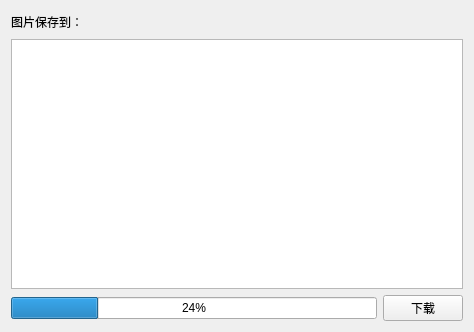
<?xml version="1.0" encoding="UTF-8"?>
<ui version="4.0">
 <class>FPicDownloader</class>
 <widget class="QWidget" name="FPicDownloader">
  <property name="geometry">
   <rect>
    <x>0</x>
    <y>0</y>
    <width>474</width>
    <height>332</height>
   </rect>
  </property>
  <property name="windowTitle">
   <string>FPicDownloader</string>
  </property>
  <layout class="QVBoxLayout" name="verticalLayout">
   <item>
    <layout class="QHBoxLayout" name="path_layout_">
     <item>
      <widget class="QLabel" name="path_tip_">
       <property name="sizePolicy">
        <sizepolicy hsizetype="Fixed" vsizetype="Preferred">
         <horstretch>0</horstretch>
         <verstretch>0</verstretch>
        </sizepolicy>
       </property>
       <property name="text">
        <string>图片保存到：</string>
       </property>
      </widget>
     </item>
     <item>
      <widget class="QPathEdit" name="path_" native="true">
       <property name="sizePolicy">
        <sizepolicy hsizetype="Preferred" vsizetype="Fixed">
         <horstretch>0</horstretch>
         <verstretch>0</verstretch>
        </sizepolicy>
       </property>
       <property name="minimumSize">
        <size>
         <width>0</width>
         <height>22</height>
        </size>
       </property>
      </widget>
     </item>
    </layout>
   </item>
   <item>
    <widget class="QTableWidget" name="tbl_pics_"/>
   </item>
   <item>
    <layout class="QHBoxLayout" name="btn_layout_">
     <item>
      <widget class="QProgressBar" name="progress_">
       <property name="value">
        <number>24</number>
       </property>
      </widget>
     </item>
     <item>
      <widget class="KCountdownButton" name="btn_go_">
       <property name="sizePolicy">
        <sizepolicy hsizetype="Fixed" vsizetype="Fixed">
         <horstretch>0</horstretch>
         <verstretch>0</verstretch>
        </sizepolicy>
       </property>
       <property name="text">
        <string>下载</string>
       </property>
      </widget>
     </item>
    </layout>
   </item>
  </layout>
 </widget>
 <layoutdefault spacing="6" margin="11"/>
 <customwidgets>
  <customwidget>
   <class>KCountdownButton</class>
   <extends>QPushButton</extends>
   <header>kwidget/kcountdownbutton.h</header>
  </customwidget>
  <customwidget>
   <class>QPathEdit</class>
   <extends>QWidget</extends>
   <header>kwidget/qpathedit.h</header>
   <container>1</container>
  </customwidget>
 </customwidgets>
 <resources/>
 <connections/>
</ui>
